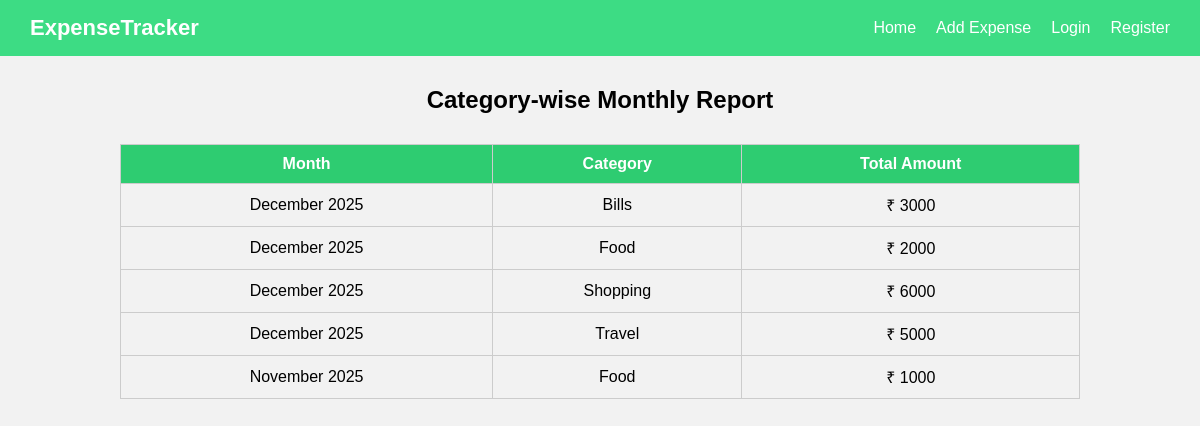
/expense/category-monthly/, run on the app's committed database.
### expenses/models.py (models this page shows, shortened)
class Expense(models.Model):
    CATEGORY_CHOICES = [
        ('Food', 'Food'),
        ('Travel', 'Travel'),
        ('Shopping', 'Shopping'),
        ('Bills', 'Bills'),
        ('Other', 'Other'),
    ]
    title = models.CharField(max_length=100)
    amount = models.DecimalField(max_digits=10, decimal_places=2)
    category = models.CharField(max_length=20, choices=CATEGORY_CHOICES)
    date = models.DateField()

### expenses/views.py (the view)
# urls.py: path('category-monthly/', views.category_monthly_report, name='category_monthly'),
def category_monthly_report(request):
    report = (
        Expense.objects
        .annotate(month=TruncMonth('date'))
        .values('month', 'category')
        .annotate(total=Sum('amount'))
        .order_by('-month')
    )
    return render(request, 'category_monthly.html', {'report': report})

### expenses/templates/category_monthly.html
{% extends 'base.html' %}
{% block content %}
<h2 style="text-align:center; margin:30px 0;">
    Category-wise Monthly Report
</h2>
<table class="expense-table">
    <tr>
        <th>Month</th>
        <th>Category</th>
        <th>Total Amount</th>
    </tr>
    {% for item in report %}
    <tr>
        <td>{{ item.month|date:"F Y" }}</td>
        <td>{{ item.category }}</td>
        <td>₹ {{ item.total }}</td>
    </tr>
    {% empty %}
    <tr>
        <td colspan="3">No data available</td>
    </tr>
    {% endfor %}
</table>
{% endblock %}

### static/style.css (style rules this page uses)
* { margin: 0; padding: 0; box-sizing: border-box; }
html, body { width: 100%; height: 100%; }
body { font-family: Arial, sans-serif; background-color: #f2f2f2; }
.expense-table { width: 80%; margin: 20px auto; border-collapse: collapse; }
.expense-table th, .expense-table td { border: 1px solid #ccc; padding: 10px; text-align: center; }
.expense-table th { background-color: #2ecc71; color: white; }

### data on the page
Expense: month "December 2025", category "Bills", total "3000"

### other printed values
{{ item.month|date:"F Y" }} "December 2025" "December 2025" "December 2025" "November 2025"
{{ item.category }} "Food" "Shopping" "Travel" "Food"
{{ item.total }} "2000" "6000" "5000" "1000"
